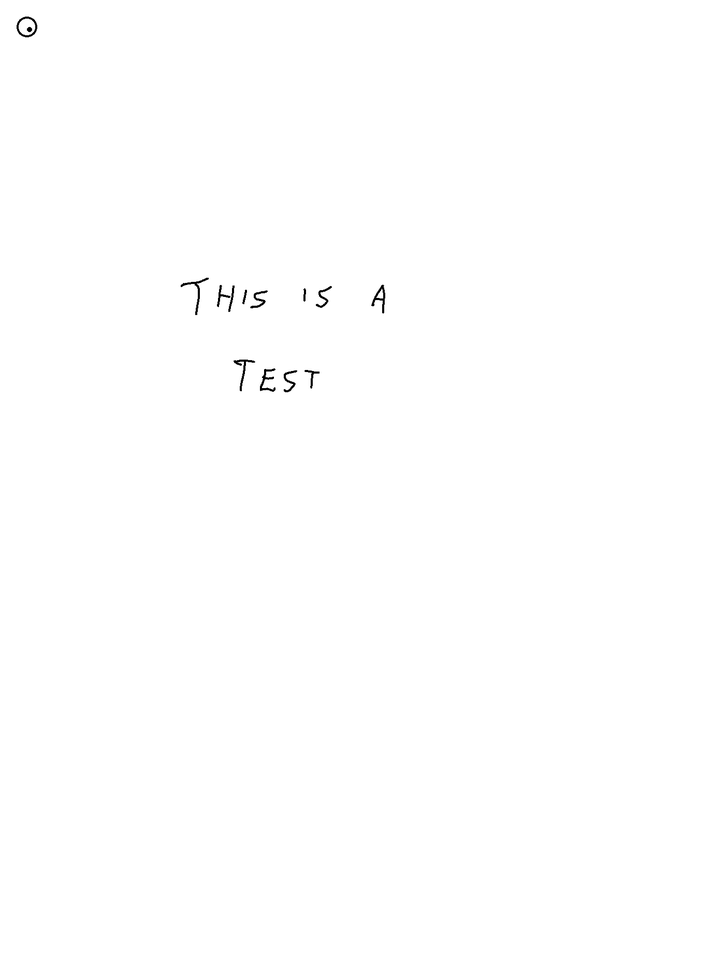
#> input picture test/menu_closed.png, 727 x 970 px, shrunk from 1404 x 1872 before the run
$ python postprocess.py ../test/menu_closed.png
#> lines starting #> are read from the running program, lines starting #| are printed output that depends on the picture; after the words box and inside, x2 and y2 are one past the last pixel; in counts of white or black regions, pixels touching at a corner belong together
#!/usr/bin/env python3

# This code may be bad, but it works!
import sys
from PIL import Image, ImageOps
import numpy as np

if __name__ == '__main__':
    assert len(sys.argv) >= 2, "Image path must be passed!"
    path = (sys.argv[1])

    # load image, discard alpha (if present)
    img = Image.open(path).convert("RGB")
#> img is the input picture: PIL image 727x970 RGB; min 0, max 255, mean 254.6

    # remove menu and indicators
    data = np.array(img)
    # check if there is a menu indicator circle in the top left corner
    menu_is_open = (data[:102, :102, :] == [0, 0, 0]).all(axis=2).any()
#> menu_is_open = True
    if menu_is_open:
        # preserve the full image while processing the open menu
        pass
    else:
        # preserve the menu indicator and the left side of the image
        pass

    # crop to the bounding box
    img = Image.fromarray(data).convert("RGB")
    bbox = ImageOps.invert(img).getbbox()
#> bbox = (14, 14, 388, 395)
    img = img.crop((0, 0, bbox[2], bbox[3]))
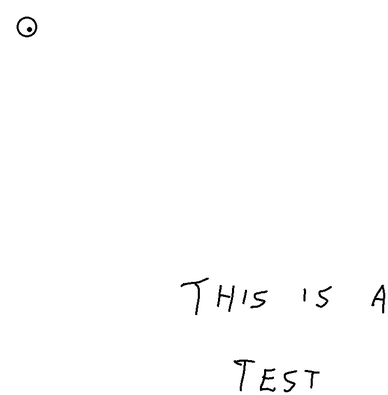
#> img: PIL image 388x395 RGB; min 0, max 255, mean 253.1

    img = ImageOps.invert(img)
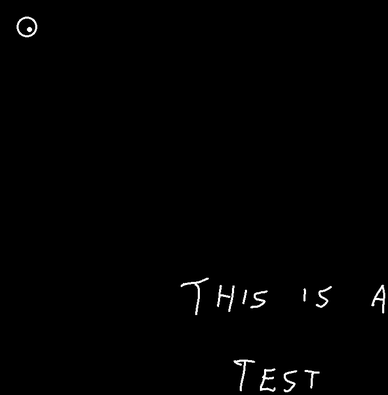
#> img: PIL image 388x395 RGB; min 0, max 255, mean 1.9

    # set alpha channel
    data = np.array(img.convert("RGBA"))
    # filter out all black pixels
    black = (data[:, :, :3] == 0).all(axis=2)
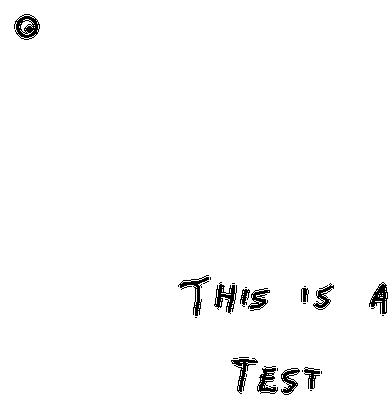
#> black: shape (395, 388) bool; 98.1% white; 26 black regions (14 under 20 px), largest, box (x1, y1, x2, y2) and area: (14, 14, 40, 40) 355, (214, 282, 237, 314) 327, (178, 275, 209, 316) 309
    data[black, 3] = 0

    img = Image.fromarray(data)

    img.save(path)
